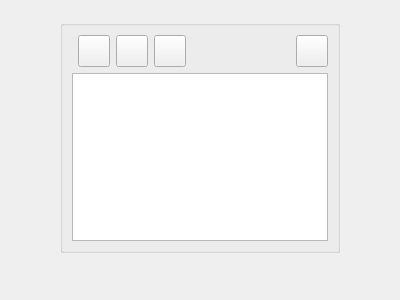
<?xml version="1.0" encoding="UTF-8"?>
<ui version="4.0">
 <class>CHelpOverlay</class>
 <widget class="COverlayBase" name="CHelpOverlay">
  <property name="geometry">
   <rect>
    <x>0</x>
    <y>0</y>
    <width>400</width>
    <height>300</height>
   </rect>
  </property>
  <property name="windowTitle">
   <string>Form</string>
  </property>
  <widget class="QGroupBox" name="pHtmlBrowserBox">
   <property name="geometry">
    <rect>
     <x>60</x>
     <y>20</y>
     <width>280</width>
     <height>233</height>
    </rect>
   </property>
   <property name="title">
    <string/>
   </property>
   <layout class="QGridLayout" name="gridLayout">
    <item row="0" column="5">
     <widget class="CShortcutButton" name="CloseButton">
      <property name="sizePolicy">
       <sizepolicy hsizetype="Fixed" vsizetype="Fixed">
        <horstretch>0</horstretch>
        <verstretch>0</verstretch>
       </sizepolicy>
      </property>
      <property name="minimumSize">
       <size>
        <width>32</width>
        <height>32</height>
       </size>
      </property>
      <property name="maximumSize">
       <size>
        <width>32</width>
        <height>32</height>
       </size>
      </property>
      <property name="toolTip">
       <string>Close help</string>
      </property>
      <property name="text">
       <string/>
      </property>
      <property name="iconSize">
       <size>
        <width>32</width>
        <height>32</height>
       </size>
      </property>
     </widget>
    </item>
    <item row="1" column="0" colspan="6">
     <widget class="QTextBrowser" name="pHtmlBrowser"/>
    </item>
    <item row="0" column="1">
     <widget class="CShortcutButton" name="BackButton">
      <property name="minimumSize">
       <size>
        <width>32</width>
        <height>32</height>
       </size>
      </property>
      <property name="maximumSize">
       <size>
        <width>32</width>
        <height>32</height>
       </size>
      </property>
      <property name="toolTip">
       <string>Go back a page</string>
      </property>
      <property name="text">
       <string/>
      </property>
      <property name="iconSize">
       <size>
        <width>32</width>
        <height>32</height>
       </size>
      </property>
     </widget>
    </item>
    <item row="0" column="3">
     <widget class="CShortcutButton" name="ForardButton">
      <property name="minimumSize">
       <size>
        <width>32</width>
        <height>32</height>
       </size>
      </property>
      <property name="maximumSize">
       <size>
        <width>32</width>
        <height>32</height>
       </size>
      </property>
      <property name="toolTip">
       <string>Go forward a page</string>
      </property>
      <property name="text">
       <string/>
      </property>
      <property name="iconSize">
       <size>
        <width>32</width>
        <height>32</height>
       </size>
      </property>
     </widget>
    </item>
    <item row="0" column="2">
     <widget class="CShortcutButton" name="HomeButton">
      <property name="minimumSize">
       <size>
        <width>32</width>
        <height>32</height>
       </size>
      </property>
      <property name="maximumSize">
       <size>
        <width>32</width>
        <height>32</height>
       </size>
      </property>
      <property name="toolTip">
       <string>Go to the initally opened page</string>
      </property>
      <property name="text">
       <string/>
      </property>
      <property name="iconSize">
       <size>
        <width>32</width>
        <height>32</height>
       </size>
      </property>
     </widget>
    </item>
    <item row="0" column="4">
     <widget class="QLabel" name="pHtmlTitle">
      <property name="sizePolicy">
       <sizepolicy hsizetype="Expanding" vsizetype="Preferred">
        <horstretch>0</horstretch>
        <verstretch>0</verstretch>
       </sizepolicy>
      </property>
      <property name="text">
       <string/>
      </property>
     </widget>
    </item>
   </layout>
  </widget>
 </widget>
 <customwidgets>
  <customwidget>
   <class>CShortcutButton</class>
   <extends>QPushButton</extends>
   <header>Widgets/ShortcutButton.h</header>
  </customwidget>
  <customwidget>
   <class>COverlayBase</class>
   <extends>QWidget</extends>
   <header>OverlayBase.h</header>
   <container>1</container>
  </customwidget>
 </customwidgets>
 <resources/>
 <connections/>
</ui>
